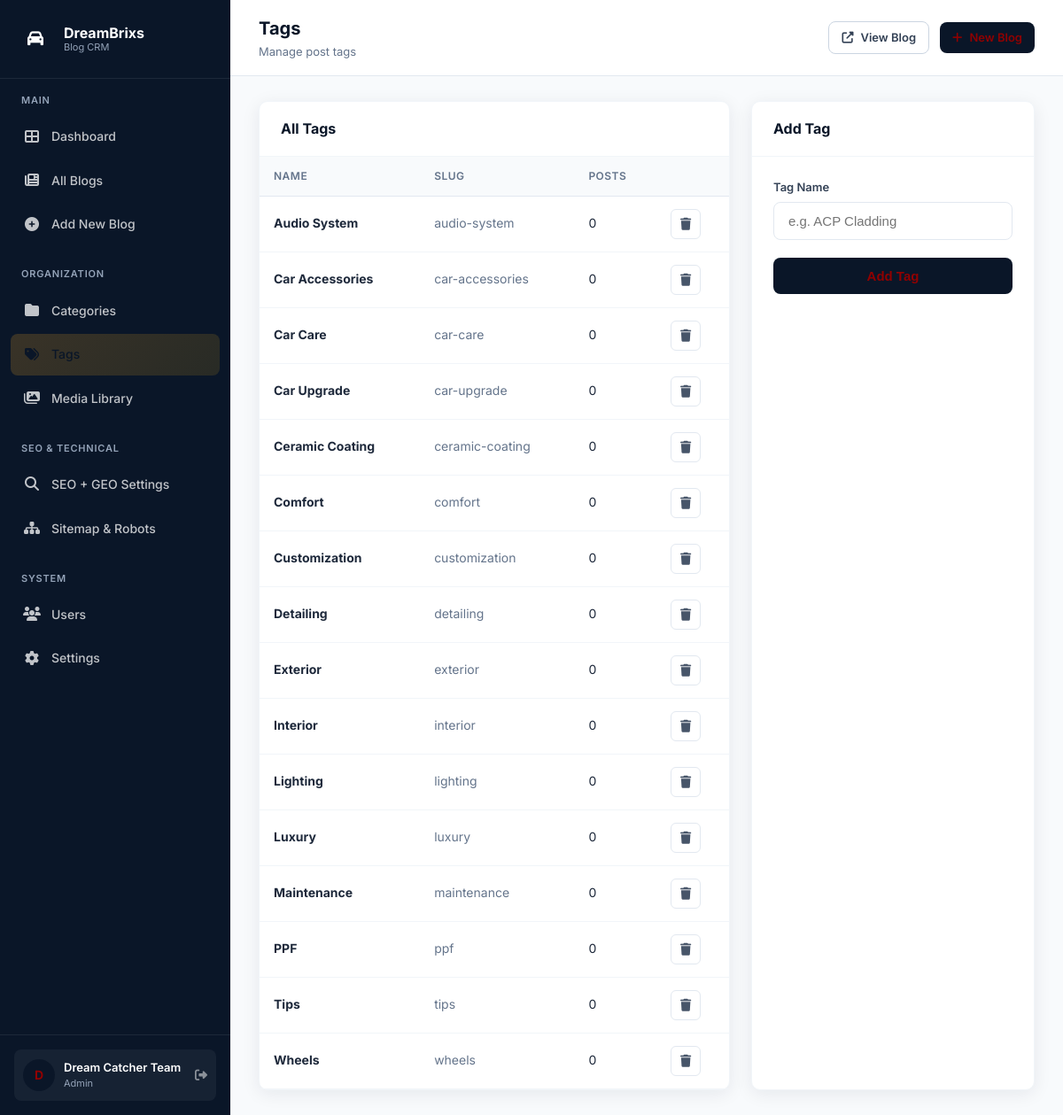
The app's page /blog/admin/tags.php (signed in) with its own data.
### tables this page shows
CREATE TABLE users (
    id INT UNSIGNED AUTO_INCREMENT PRIMARY KEY,
    username VARCHAR(50) NOT NULL UNIQUE,
    email VARCHAR(100) NOT NULL UNIQUE,
    password VARCHAR(255) NOT NULL,
    full_name VARCHAR(100) NOT NULL,
    role ENUM('admin', 'editor', 'author') DEFAULT 'author',
    avatar VARCHAR(255) DEFAULT NULL,
    bio TEXT DEFAULT NULL,
    expertise VARCHAR(255) DEFAULT NULL,
    is_active TINYINT(1) DEFAULT 1,
    last_login DATETIME DEFAULT NULL,
    created_at TIMESTAMP DEFAULT CURRENT_TIMESTAMP,
    updated_at TIMESTAMP DEFAULT CURRENT_TIMESTAMP ON UPDATE CURRENT_TIMESTAMP
);

CREATE TABLE tags (
    id INT UNSIGNED AUTO_INCREMENT PRIMARY KEY,
    name VARCHAR(50) NOT NULL,
    slug VARCHAR(60) NOT NULL UNIQUE,
    created_at TIMESTAMP DEFAULT CURRENT_TIMESTAMP
);

### blog/config.php (called while the page is built, shortened)
<?php
try {
    $dsn = "mysql:host=" . DB_HOST . ";port=" . DB_PORT . ";dbname=" . DB_NAME . ";charset=" . DB_CHARSET;
    $pdo = new PDO($dsn, DB_USER, DB_PASS, [
        PDO::ATTR_ERRMODE            => PDO::ERRMODE_EXCEPTION,
        PDO::ATTR_DEFAULT_FETCH_MODE => PDO::FETCH_ASSOC,
        PDO::ATTR_EMULATE_PREPARES   => false,
    ]);
} catch (PDOException $e) {
    $pdo = null;
}
function generate_csrf() {
    return $_SESSION[CSRF_TOKEN_NAME];
}
function current_user() {
    global $pdo;
    static $user = null;
    if ($user === null) {
        $stmt = $pdo->prepare("SELECT * FROM users WHERE id = ? AND is_active = 1");
        $stmt->execute([$_SESSION['user_id']]);
        $user = $stmt->fetch();
    }
    return $user;
}
function is_admin() {
    $user = current_user();
    return $user && $user['role'] === 'admin';
}
function e($str) {
    return htmlspecialchars($str ?? '', ENT_QUOTES, 'UTF-8');
}
function get_setting($key, $default = '') {
    global $pdo;
    static $settings = null;
    if ($settings === null) {
        $settings = [];
        if (!empty($pdo)) {
            try {
                $stmt = $pdo->query("SELECT setting_key, setting_value FROM settings");
                while ($row = $stmt->fetch()) {
                    $settings[$row['setting_key']] = $row['setting_value'];
                }
            } catch (Throwable $e) {
                $settings = [];
            }
        }
    }
    return $settings[$key] ?? $default;
}
function site_base() {
    return rtrim(get_setting('site_url', SITE_URL), '/');
}
function blog_list_url() {
    return site_base() . '/blog';
}

### blog/admin/tags.php (the view, shortened to what this page needs)
<?php
require_once __DIR__ . '/../config.php';
$page_title = 'Tags';
$page_subtitle = 'Manage post tags';
$tags = $pdo->query("
    SELECT t.*, COUNT(pt.post_id) as post_count
    FROM tags t
    LEFT JOIN post_tags pt ON pt.tag_id = t.id
    GROUP BY t.id
    ORDER BY t.name
")->fetchAll();
require __DIR__ . '/includes/header.php';
?>
<div style="display:grid; grid-template-columns: 1fr 320px; gap:24px;">
    <div class="card">
        <div class="card-header"><h3>All Tags</h3></div>
        <div class="card-body" style="padding:0;">
            <table>
                <thead>
                    <tr><th>Name</th><th>Slug</th><th>Posts</th><th></th></tr>
                </thead>
                <tbody>
                    <?php foreach ($tags as $tag): ?>
                    <tr>
                        <td><strong><?= e($tag['name']) ?></strong></td>
                        <td style="color:#64748B;"><?= e($tag['slug']) ?></td>
                        <td><?= $tag['post_count'] ?></td>
                        <td>
                            <a href="?delete=<?= $tag['id'] ?>&csrf=<?= e(generate_csrf()) ?>" class="btn-icon danger" onclick="return confirm('Delete tag?')"><i class="fas fa-trash"></i></a>
                        </td>
                    </tr>
                    <?php endforeach; ?>
                </tbody>
            </table>
        </div>
    </div>
    <div class="card">
        <div class="card-header"><h3>Add Tag</h3></div>
        <div class="card-body">
            <form method="POST">
                <div class="form-group">
                    <label class="form-label">Tag Name</label>
                    <input type="text" name="name" class="form-control" required placeholder="e.g. ACP Cladding">
                </div>
                <button type="submit" class="btn btn-primary btn-block">Add Tag</button>
            </form>
        </div>
    </div>
</div>
<?php require __DIR__ . '/includes/footer.php'; ?>

### blog/admin/includes/header.php (shortened to what this page needs)
<?php
$user = current_user();
?>
<!DOCTYPE html>
<html lang="en">
<head>
    <link rel="stylesheet" href="https://cdnjs.cloudflare.com/ajax/libs/font-awesome/6.5.1/css/all.min.css">
    <link rel="stylesheet" href="assets/css/admin.css">
</head>
<body>
<div class="admin-wrapper">
    <aside class="sidebar">
        <div class="sidebar-header">
            <div class="logo-icon"><i class="fas fa-car"></i></div>
            <div class="logo-text">
                DreamBrixs
                <span>Blog CRM</span>
            </div>
        </div>
        <nav class="sidebar-nav">
            <div class="nav-section">
                <div class="nav-section-title">Main</div>
                <a href="index.php" class="nav-item <?= ($page_title === 'Dashboard') ? 'active' : '' ?>">
                    <span class="icon"><i class="fas fa-th-large"></i></span> Dashboard
                </a>
                <a href="posts.php" class="nav-item <?= (strpos($page_title, 'Post') !== false || strpos($page_title, 'Blog') !== false) ? 'active' : '' ?>">
                    <span class="icon"><i class="fas fa-newspaper"></i></span> All Blogs
                </a>
                <a href="post-edit.php" class="nav-item <?= ($page_title === 'New Blog Post') ? 'active' : '' ?>">
                    <span class="icon"><i class="fas fa-plus-circle"></i></span> Add New Blog
                </a>
            </div>
            <div class="nav-section">
                <div class="nav-section-title">Organization</div>
                <a href="categories.php" class="nav-item <?= (strpos($page_title, 'Categor') !== false) ? 'active' : '' ?>">
                    <span class="icon"><i class="fas fa-folder"></i></span> Categories
                </a>
                <a href="tags.php" class="nav-item <?= (strpos($page_title, 'Tag') !== false) ? 'active' : '' ?>">
                    <span class="icon"><i class="fas fa-tags"></i></span> Tags
                </a>
                <a href="media.php" class="nav-item <?= ($page_title === 'Media Library') ? 'active' : '' ?>">
                    <span class="icon"><i class="fas fa-images"></i></span> Media Library
                </a>
            </div>
            <div class="nav-section">
                <div class="nav-section-title">SEO & Technical</div>
                <a href="seo-settings.php" class="nav-item <?= (strpos($page_title, 'SEO') !== false) ? 'active' : '' ?>">
                    <span class="icon"><i class="fas fa-search"></i></span> SEO + GEO Settings
                </a>
                <a href="sitemap.php" class="nav-item <?= ($page_title === 'Sitemap') ? 'active' : '' ?>">
                    <span class="icon"><i class="fas fa-sitemap"></i></span> Sitemap & Robots
                </a>
            </div>
            <?php if (is_admin()): ?>
            <div class="nav-section">
                <div class="nav-section-title">System</div>
                <a href="users.php" class="nav-item <?= ($page_title === 'Users') ? 'active' : '' ?>">
                    <span class="icon"><i class="fas fa-users"></i></span> Users
                </a>
                <a href="settings.php" class="nav-item <?= ($page_title === 'Settings') ? 'active' : '' ?>">
                    <span class="icon"><i class="fas fa-cog"></i></span> Settings
                </a>
            </div>
            <?php endif; ?>
        </nav>
        <div class="sidebar-footer">
            <div class="user-info">
                <div class="user-avatar"><?= strtoupper(substr($user['full_name'] ?? 'A', 0, 1)) ?></div>
                <div class="user-details">
                    <div class="name"><?= e($user['full_name'] ?? 'Admin') ?></div>
                    <div class="role"><?= e($user['role'] ?? 'admin') ?></div>
                </div>
                <a href="logout.php" title="Logout" style="color: rgba(255,255,255,0.5); font-size: 14px;"><i class="fas fa-sign-out-alt"></i></a>
            </div>
        </div>
    </aside>
    <div class="main-content">
        <header class="topbar">
            <div class="topbar-title">
                <h2><?= e($page_title) ?></h2>
                <?php if (!empty($page_subtitle)): ?>
                    <p><?= e($page_subtitle) ?></p>
                <?php endif; ?>
            </div>
            <div class="topbar-actions">
                <a href="<?= e(blog_list_url()) ?>" target="_blank" class="btn btn-outline btn-sm">
                    <i class="fas fa-external-link-alt"></i> View Blog
                </a>
                <a href="post-edit.php" class="btn btn-primary btn-sm">
                    <i class="fas fa-plus"></i> New Blog
                </a>
            </div>
        </header>
        <div class="content-area">

### records on screen
users: full_name "D", full_name "Dream Catcher Team", role "Admin"
tags: name "Audio System", slug "audio-system", post_count "0"
tags: name "Car Accessories", slug "car-accessories", post_count "0"
tags: name "Car Care", slug "car-care", post_count "0"
tags: name "Car Upgrade", slug "car-upgrade", post_count "0"
tags: name "Ceramic Coating", slug "ceramic-coating", post_count "0"
tags: name "Comfort", slug "comfort", post_count "0"
tags: name "Customization", slug "customization", post_count "0"
tags: name "Detailing", slug "detailing", post_count "0"
tags: name "Exterior", slug "exterior", post_count "0"
tags: name "Interior", slug "interior", post_count "0"
tags: name "Lighting", slug "lighting", post_count "0"
tags: name "Luxury", slug "luxury", post_count "0"
tags: name "Maintenance", slug "maintenance", post_count "0"
tags: name "PPF", slug "ppf", post_count "0"
tags: name "Tips", slug "tips", post_count "0"
tags: name "Wheels", slug "wheels", post_count "0"

### other values on screen
$page_title "Tags"
$page_subtitle "Manage post tags"
